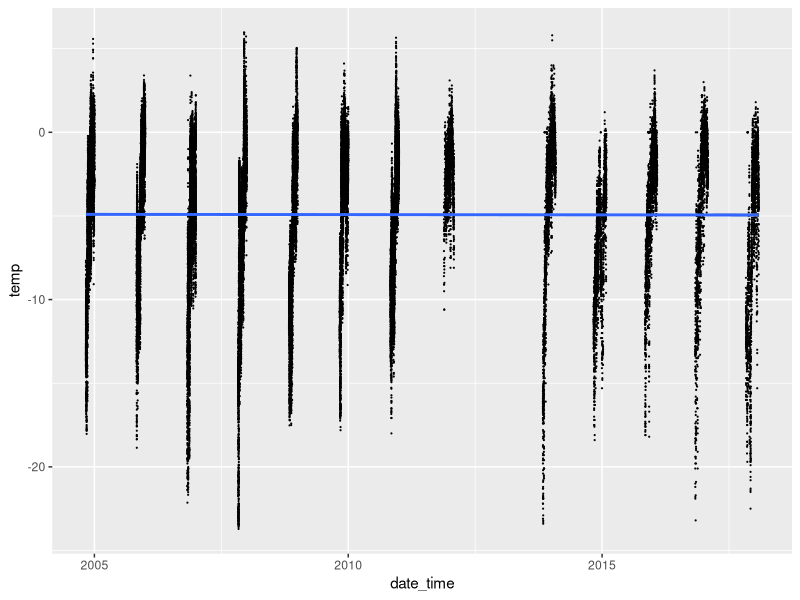
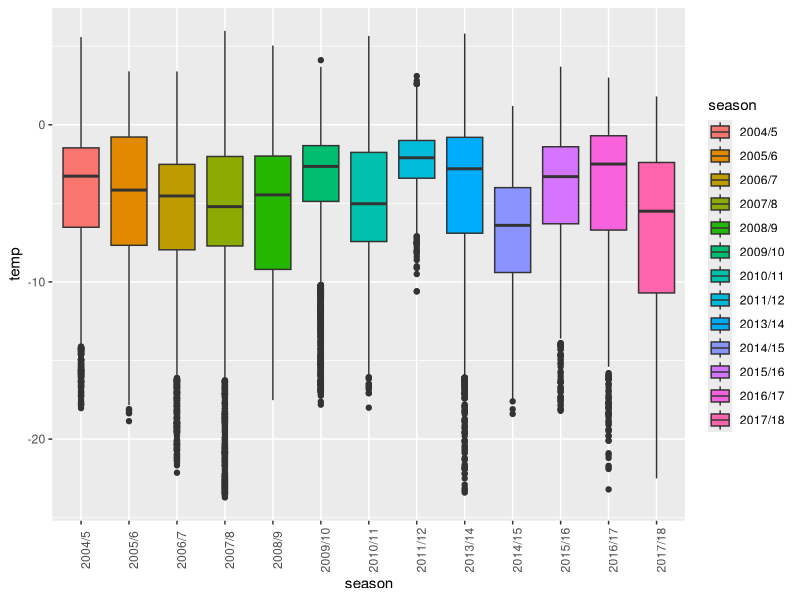

Here is the R script that generated these plots, in order: (Note: this script raises an error after producing the figures.)
# Cape Hallett climate data visualization and analysis
# Emma Gemal, s1758915@sms.ed.ac.uk
# University of Edinburgh

### Library ----
library(tidyverse)
library(lme4)


# loading the data
climate2011 <- read.csv("Data/climate_long_2011-2018.csv")
climate2004 <- read.csv("Data/climate_long_2004-2010.csv")

### Data Manipulation 2011-2018 ----
head(climate2011)
str(climate2011)
summary(climate2011)

climate2011 <- climate2011 %>% 
                  na.omit() %>%   # removing NA's
                  filter(rH > 0) %>%  # removing incorrect rH values 
                  rename(year = Year,
                         temp = Temp) %>%  # renaming columns (lowercase)
                  mutate(VPD = as.numeric(VPD)) # changing VPD to numeric 
str(climate2011)

# adding season column
climate2011 <- climate2011 %>% 
                  mutate(season = case_when(year == "2011" & month == "11" ~ "2011/12",
                                            year == "2011" & month == "12" ~ "2011/12",
                                            year == "2012" & month == "1" ~ "2011/12",
                                            year == "2012" & month == "11" ~ "2012/13",
                                            year == "2012" & month == "12" ~ "2012/13",
                                            year == "2013" & month == "1" ~ "2012/13",
                                            year == "2013" & month == "11" ~ "2013/14",
                                            year == "2013" & month == "12" ~ "2013/14",
                                            year == "2014" & month == "1" ~ "2013/14",
                                            year == "2014" & month == "11" ~ "2014/15",
                                            year == "2014" & month == "12" ~ "2014/15",
                                            year == "2015" & month == "1" ~ "2014/15",
                                            year == "2015" & month == "11" ~ "2015/16",
                                            year == "2015" & month == "12" ~ "2015/16",
                                            year == "2016" & month == "1" ~ "2015/16",
                                            year == "2016" & month == "11" ~ "2016/17",
                                            year == "2016" & month == "12" ~ "2016/17",
                                            year == "2017" & month == "1" ~ "2016/17",
                                            year == "2017" & month == "11" ~ "2017/18",
                                            year == "2017" & month == "12" ~ "2017/18",
                                            year == "2018" & month == "1" ~ "2017/18")) %>% 
                  mutate(season = as.factor(season))

# removing 2012/13 season
climate2011 <- climate2011[!(climate2011$season == "2012/13"), ]


# fixing the time column to allow for easy change to POSIX class
climate2011 <- climate2011 %>% 
                  mutate(real_time = case_when(time == 0 ~ "00:00",
                                               time == 100 ~ "01:00",
                                               time == 200 ~ "02:00",
                                               time == 300 ~ "03:00",
                                               time == 400 ~ "04:00",
                                               time == 500 ~ "05:00",
                                               time == 600 ~ "06:00",
                                               time == 700 ~ "07:00",
                                               time == 800 ~ "08:00",
                                               time == 900 ~ "09:00",
                                               time == 1000 ~ "10:00",
                                               time == 1100 ~ "11:00",
                                               time == 1200 ~ "12:00",
                                               time == 1300 ~ "13:00",
                                               time == 1400 ~ "14:00",
                                               time == 1500 ~ "15:00",
                                               time == 1600 ~ "16:00",
                                               time == 1700 ~ "17:00",
                                               time == 1800 ~ "18:00",
                                               time == 1900 ~ "19:00",
                                               time == 2000 ~ "20:00",
                                               time == 2100 ~ "21:00",
                                               time == 2200 ~ "22:00",
                                               time == 2300 ~ "23:00"))

# creating date and date + time columns for time series plotting
climate2011 <- climate2011 %>% 
                  unite("date", c("year", "month", "day"), remove = FALSE, sep = "-") %>% 
                  unite("date_time", c("date", "real_time"), remove = FALSE, sep = " ") %>% 
                  mutate(date = as.Date(date)) %>% 
                  mutate(date_time = as.POSIXct(date_time, format = "%Y-%m-%d %H:%M"))
str(climate2011)

### Data Manipulation 2004-2010 ----
head(climate2004)
str(climate2004)
summary(climate2004)

climate2004 <- climate2004 %>% 
                  na.omit() %>%  # removing NA's
                  mutate(date_time = as.POSIXct(date_time,   # changing to POSIX class
                                                format = "%d/%m/%Y %H:%M")) 
str(climate2004)

# adding season column
climate2004$year <- format(climate2004$date_time, format = "%Y")
climate2004$month <- format(climate2004$date_time, format = "%m")
climate2004$day <- format(climate2004$date_time, format = "%d")

climate2004 <- climate2004 %>% 
                  mutate(season = case_when(year == "2004" & month == "11" ~ "2004/5",
                                            year == "2004" & month == "12" ~ "2004/5",
                                            year == "2005" & month == "1" ~ "2005/6",
                                            year == "2005" & month == "11" ~ "2005/6",
                                            year == "2005" & month == "12" ~ "2005/6",
                                            year == "2006" & month == "1" ~ "2006/7",
                                            year == "2006" & month == "11" ~ "2006/7",
                                            year == "2006" & month == "12" ~ "2006/7",
                                            year == "2007" & month == "1" ~ "2007/8",
                                            year == "2007" & month == "11" ~ "2007/8",
                                            year == "2007" & month == "12" ~ "2007/8",
                                            year == "2008" & month == "1" ~ "2008/9",
                                            year == "2008" & month == "11" ~ "2008/9",
                                            year == "2008" & month == "12" ~ "2008/9",
                                            year == "2009" & month == "1" ~ "2009/10",
                                            year == "2009" & month == "11" ~ "2009/10",
                                            year == "2009" & month == "12" ~ "2009/10",
                                            year == "2010" & month == "1" ~ "2010/11",
                                            year == "2010" & month == "11" ~ "2010/11",
                                            year == "2010" & month == "12" ~ "2010/11")) %>% 
                  mutate(season = as.factor(season))


### Combining Data Frames ----
str(climate2011)
str(climate2004)

# making year and month integers for 'climate2004' 
climate2004 <- climate2004 %>% 
                  mutate(year = as.integer(year)) %>% 
                  mutate(month = as.integer(month)) %>% 
                  mutate(day = as.integer(day))
str(climate2004)

combo <- full_join(climate2004, climate2011)

# removing unnecessary columns
combo <- combo %>% 
            dplyr::select(date_time, temp, rH, year, month, day, season)


### Creating Summary Data ----
sum_year <- combo %>% 
              group_by(year) %>% 
              summarise(avg_temp = mean(temp),
                       # sd_temp = sd(temp),
                        min_temp = min(temp),
                        max_temp = max(temp))

sum_season <- combo %>% 
                group_by(season) %>% 
                summarise(avg_temp = mean(temp),
                        #  sd_temp = sd(temp),
                          min_temp = min(temp),
                          max_temp = max(temp))

# creating long versions for multi-variable plotting
sum_year_long <- sum_year %>% 
                    pivot_longer(cols = c(2:4),
                                 names_to = "type",
                                 values_to = "temp")
sum_season_long <- sum_season %>% 
                      pivot_longer(cols = c(2:4),
                                   names_to = "type",
                                   values_to = "temp")

### Active Days Calculations ----
active_combo <- combo %>% 
                    filter(temp > -1) %>% 
                    filter(rH > 85)

sum_active <- active_combo %>% 
                group_by(year, month) %>% 
                summarise(avg_temp = mean(temp),
                          sd_temp = sd(temp),
                          avg_rh = mean(rH),
                          sd_rh = sd(rH),
                          n_active_days = n_distinct(day)) %>% 
                mutate(month = as.factor(month))

# adding seasons to the active days summary 
sum_active <- sum_active %>% 
                mutate(season = case_when(year == "2004" & month == "12" ~ "2004/5",
                                          year == "2005" & month == "12" ~ "2005/6",
                                          year == "2007" & month == "12" ~ "2007/8",
                                          year == "2008" & month == "12" ~ "2007/8",
                                          year == "2010" & month == "12" ~ "2010/11",
                                          year == "2011" & month == "12" ~ "2011/12",
                                          year == "2012" & month == "1" ~ "2011/12",
                                          year == "2012" & month == "12" ~ "2012/13",
                                          year == "2013" & month == "1" ~ "2012/13",
                                          year == "2013" & month == "12" ~ "2013/14",
                                          year == "2014" & month == "1" ~ "2013/14",
                                          year == "2015" & month == "12" ~ "2015/16",
                                          year == "2016" & month == "1" ~ "2015/16",
                                          year == "2016" & month == "12" ~ "2016/17",
                                          year == "2018" & month == "1" ~ "2017/18")) %>% 
                mutate(season = as.factor(season))

### Data Visualization ----
## Temperature 
# temp over time (non-faceted, scatterplot) 
(temp <- ggplot(combo, aes(x = date_time, y = temp)) +
           geom_point(size = 0.1) +
           stat_smooth(method = "lm"))

# temp over time (non-faceted, boxplot) - FOR PUBLICATION 
(temp_boxplot <- ggplot(combo, aes(x = season, y = temp)) +
                    geom_boxplot(aes(fill = season)) +
                    theme(axis.text.x = element_text(angle = 90)))

# temp over time per season - FOR PUBLICATION APPENDIX 
(temp_facet <- ggplot(combo, aes(x = date_time, y = temp, fill = season)) +   
                 geom_line(aes(color = season)) +
                 scale_x_datetime(date_labels = "%b", date_breaks = "1 month") +
                 facet_wrap(vars(season), ncol = 3, scales = "free_x") +
                 scale_color_viridis(discrete = TRUE))

# average, minimum and maximum temperature over time (by year)
(avg_temp_year <- ggplot(sum_year_long, aes(x = year, y = temp, 
                                            color = type, shape = type)) +
                    geom_point(size = 2.5) +  
                    geom_line() +
                    stat_smooth(method = "lm"))

# average, minimum and maximum temperature over time (by season) - FOR DISSERTATION
(avg_temp_season <- ggplot(sum_season_long, aes(x = season, y = temp, 
                                                color = type, shape = type)) +
                      geom_point(size = 2.5) +  
                      geom_line(aes(group = type)) +
                      geom_hline(yintercept = 0, linetype = "dashed") +
                      ylab(label = "Temperature (˚C)") +
                      xlab(label = "Season") +
                      theme_bw() +
                      theme(axis.text.x = element_text(angle = 60, hjust = 1),
                            panel.grid.major.x = element_blank(),
                           # legend.box.background = element_rect(color = "black"),
                            legend.title = element_blank(),
                            axis.title.x = 
                              element_text(margin = margin(t = 10, r = 0, b = 0, l = 0)),
                            axis.title.y = 
                              element_text(margin = margin(t = 0, r = 10, b = 0, l = 0))) +
                      theme(plot.margin = unit(c(1, 1, 1, 1), "cm")) +
                      scale_color_manual(values = c("#004452", "#B5BA4F", "#FF6D33"),
                                         labels = c("Mean", "Maximum", "Minimum")) + 
                      scale_shape_discrete(labels = c("Mean", "Maximum", "Minimum")))

ggsave("Figures/diss_figures/climate_plot.png", plot = avg_temp_season, 
       width = 6.5, height = 5.5, units = "in")


## Relative Humidity 
# rH over time (non-faceted, scatterplot)
(rh <- ggplot(combo, aes(x = date_time, y = rH)) +
          geom_point(size = 0.1) +
          stat_smooth(method = "lm"))

# rH over time (non-faceted, boxplot) - FOR PUBLICATION 
(rh_boxplot <- ggplot(combo, aes(x = season, y = rH)) +
                  geom_boxplot() +
                  theme(axis.text.x = element_text(angle = 90)))

# rH over time per season - FOR PUBLICATION APPENDIX ??
(rh_facet <- ggplot(combo, aes(x = date_time, y = rH, fill = season)) +   
                geom_line(aes(color = season)) +
                scale_x_datetime(date_labels = "%b", date_breaks = "1 month") +
                facet_wrap(vars(season), ncol = 3, scales = "free_x") +
                scale_color_viridis(discrete = TRUE))


### Data Analysis for Temperature ----
## Simple linear models 
temp_m <- lm(temp ~ year, data = combo)
summary(temp_m)  # p = 0.749, not at all significant
anova(temp_m)

# checking model assumptions 
plot(temp_m)  # not very normally distributed 
hist(resid(temp_m))  # skewed, violates model assumptions 
bptest(temp_m)  # there is heteroskedasticity in the model, violates assumptions

# creating a null model to compare it to
temp_null <- lm(temp ~ 1, data = combo)
AIC(temp_m, temp_null)  # null model is better 

## Mixed effects models 
# if std error > estimate = year doesn't explain much of the variation
# can calculate % of leftover variation that's explained by the random effects 
# estimate for year = after controlling for the random effects 

temp_mixed <- lmer(temp ~ year + (1|year), data = combo, REML = F)
temp_month_mixed <- lmer(temp ~ year + (1|month), data = combo, REML = F)
temp_day_mixed <- lmer(temp ~ year + (1|day), data = combo, REML = F)
temp_date_mixed <- lmer(temp ~ year + (1|date_time), data = combo, REML = F)
temp_season_mixed <- lmer(temp ~ year + (1|season), data = combo, REML = F)

AIC(temp_mixed, temp_month_mixed, temp_day_mixed, temp_date_mixed, temp_season_mixed)
# month as random effect is best

# models that failed to converge: (1|month) + (1|day), (year|month), (month|day)
temp_month_season <- lmer(temp ~ year + (1|month) + (1|season), data = combo, REML = F)
temp_month_date <- lmer(temp ~ year + (1|month) + (1|date_time), data = combo, REML = F)

anova(temp_month_mixed, temp_month_season)  # month_season is best
anova(temp_month_mixed, temp_month_date)    # month_date is better
AIC(temp_month_season, temp_month_date)     # month_season is best  

# creating null models to compare it with
temp_m_null <- lmer(temp ~ 1 + (1|month) + (1|season), data = combo, REML = F)
temp_m_null2 <- lmer(temp ~ 1 + (1|month), data = combo, REML = F)

# anova states which model is better at capturing the data
anova(temp_m_null, temp_m_null2)
anova(temp_m_null, temp_month_season) 
# model with year as a fixed effect is better than the null models   

summary(temp_month_season)   # year: -0.2165 (std error: 0.06413), small effect size 
confint(temp_month_season)   # year: -0.3463 to -0.08523 
# 95% confident the correlation between year and temperature is between those 2 values 

anova(temp_month_season, temp_m)


### Data Analysis for Relative Humidity ----
## Simple linear models 
rh_m <- lm(rH ~ year, data = combo)
summary(rh_m)  # p << 0.05, significant 

# checking model assumptions 
plot(rh_m)  
hist(resid(rh_m))  # slightly skewed potentially 
bptest(rh_m)  # no heteroskedasticity 

## Mixed effects models 
rh_mixed <- lmer(rH ~ year + (1|year), data = combo)
rh_month_mixed <- lmer(rH ~ year + (1|month), data = combo)
rh_day_mixed <- lmer(rH ~ year + (1|day), data = combo)
rh_season_mixed <- lmer(rH ~ year + (1|season), data = combo)

AIC(rh_mixed, rh_month_mixed, rh_day_mixed, rh_season_mixed)
# month as random effect is best

# models that failed to converge: (month|day)
rh_month_season <- lmer(rH ~ year + (1|month) + (1|season), data = combo, REML = F)
rh_month_day <- lmer(rH ~ year + (1|month) + (1|day), data = combo, REML = F)

AIC(rh_month_mixed, rh_month_season, rh_month_day)  # month_day is best 

# creating null models to compare it with
rh_m_null <- lmer(temp ~ 1 + (1|month) + (1|day), data = combo, REML = F)
rh_m_null2 <- lmer(temp ~ 1 + (1|month), data = combo, REML = F)

# anova states which model is better at capturing the data
anova(rh_m_null, rh_m_null2)
anova(rh_m_null, rh_month_day)  # null model a lot better than the month_day model 

summary(rh_month_day)   # year: 0.1607 (std error: 0.01873)
confint(rh_month_day)   # year: 0.1243 to 0.1977 
# 95% confident the correlation between year and rH is between those 2 values 
